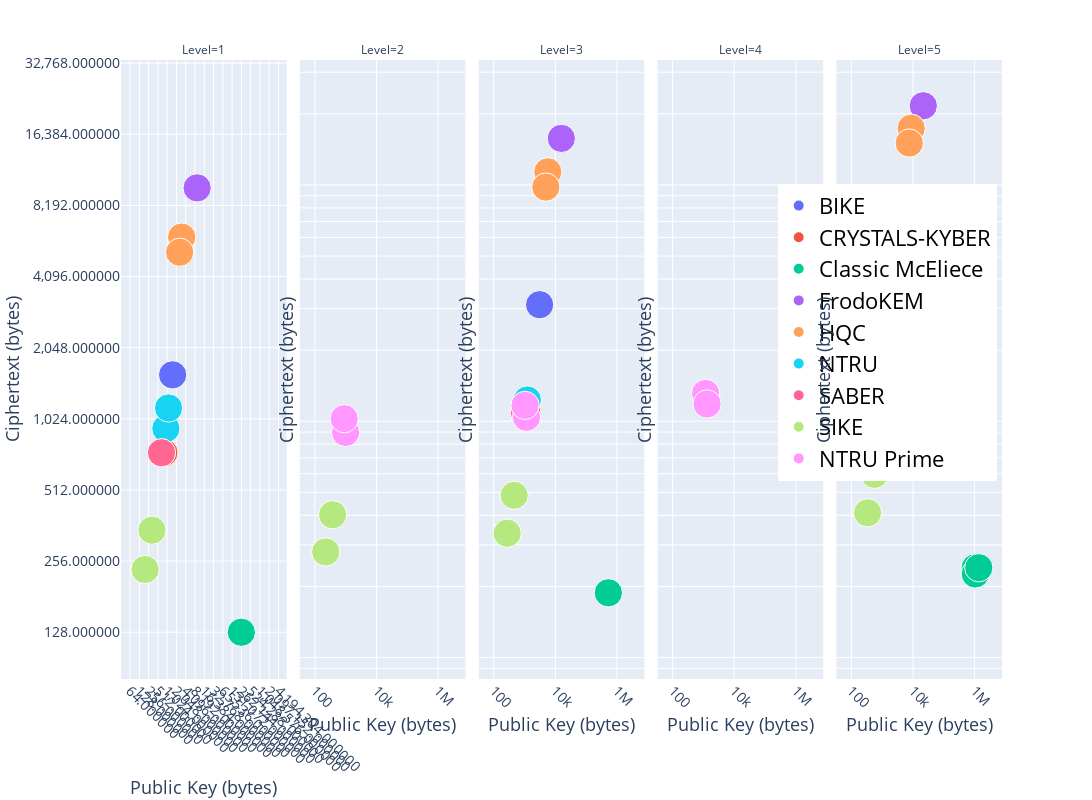
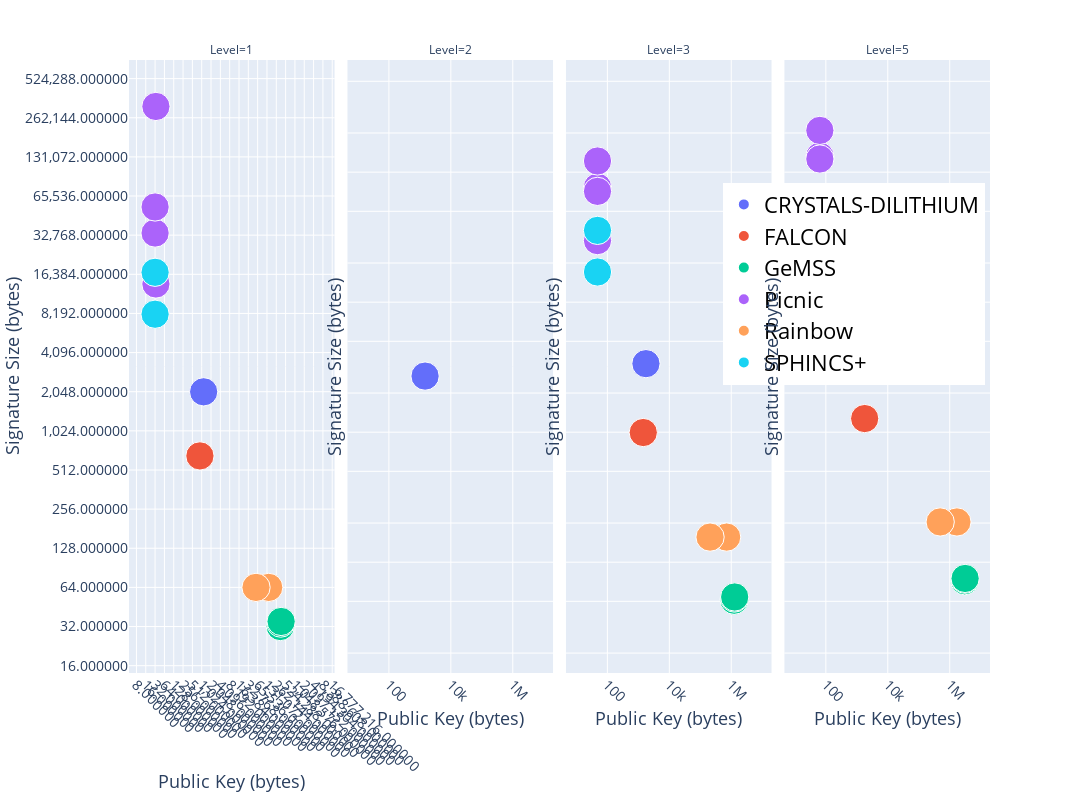

Notebook cell for these charts, in order:
### Code cell
from plotly.subplots import make_subplots

for sheet_name in ['KEM-PKE','DS']:
    data = pd.read_excel('/Users/kamyar/Downloads/PQC_Round_3_Parameter_Sets.xlsx', sheet_name=sheet_name).sort_values(by=['Level','Candidate', ])


    subfamilies = data['Subfamily'].unique()

    x_column = 'KEM Public Key Size' if sheet_name == 'KEM-PKE' else 'Public Key Size'
    y_column = 'KEM Ciphertext Size' if sheet_name == 'KEM-PKE' else 'Signature Size'



    fig = make_subplots(rows=1, cols=5)
    # fig = go.Figure()
    fig = px.scatter(data, 
        x=x_column, y=y_column,
        log_x=True, log_y=True, 
        color="Candidate",
        opacity=1,
        # size_max=12,
        size=[16 for _ in range(0, len(data))],
        facet_col="Level",
        width=1800, height=800,
        facet_col_spacing=0.015,
        # color_discrete_sequence=px.colors.qualitative.T10, 
        # hover_name='Candidate',
        # title='KEM Ciphertext size vs Public Key size',
        # labels={
        #     x_column: "Public Key (bytes)",
        #     y_column: "Ciphertext (bytes)",
        #     "Level": "Security Level"
        # },

    )

    # candidates = data['Candidate'].unique()
    # levels = range(1,6)

    # candidate_colors = data['Candidate'].map( {v:k for k,v in enumerate(candidates)} )

    # for lvl in levels:
    #     for cnd_idx,cnd in enumerate(candidates):
    #         trace_data = data[(data['Level'] == lvl) & (data['Candidate'] == cnd)]
    #         if len(trace_data) > 0:
    #             fig.add_trace(
    #                 go.Scatter(
    #                     x=trace_data[x_column], y=trace_data[y_column],
    #                     mode = "markers",
    #                     showlegend=True,
    #                     legendgroup=cnd,
    #                     name=f"{cnd} ({trace_data.iloc[0]['Subfamily']})",
    #                     # color_discrete_sequence=px.colors.qualitative.T10, 
    #                     # hover_name='Candidate',
    #                     marker_size = 12, #[ s*2 + 12  for s in  data['Level']],
    #                     marker_symbol = trace_data['Level'].map(level_to_symbols_map),
    #                     marker_color= px.colors.qualitative.T10[cnd_idx],
    #                     text = trace_data['Parameter Set'],
    #                     # marker_size = trace_data['Level'].map(level_to_size_map),
    #                     marker=dict(
    #                         # size=trace_data['Level'],
    #                         # sizemin=7,
    #                         # color=cnd_idx,
    #                         # sizeref=0.5,
    #                         opacity=1,
    #                         line=dict(width=0.5, color='black')
    #                     ),
    #                 ),
    #                 row=1, col=lvl
    #             )


    fig.update_layout(
        xaxis_type="log", yaxis_type="log",
        width=2400, height=800,
        xaxis = dict(
            tickmode = 'array',
            tickvals =[ 2**(3+i) for i in range(0,28) ],
            tickformat = ',f'
        ),
        yaxis = dict(
            tickmode = 'array',
            tickvals =[ 2**(3+i) for i in range(0,18) ],
            tickformat = ',f'
        ),
    )


    fig.update_xaxes(
        tickangle=45,
        title_text = 'Public Key (bytes)',
        title_standoff = 0,
        title_font=dict(
            size=18, 
            # family='Courier',
            # color='crimson'
        ),
        tickfont=dict(
            # family='Rockwell', 
            # color='crimson', 
            size=14
        ),

    )

    fig.update_yaxes(
        title_text = 'Ciphertext (bytes)' if sheet_name == 'KEM-PKE' else 'Signature Size (bytes)',
        title_standoff = 0,
        title_font=dict(
            size=18,
            # family='Courier', 
            # color='crimson'
        ),
        tickfont=dict(
            # family='Rockwell', 
            # color='crimson', 
            size=14
        ),
    )

    # fig.update_layout(
    #     margin=dict(l=0, r=0, t=0, b=0),
    # #     paper_bgcolor="LightSteelBlue",
    # )

    config={
        'displaylogo': False,
        'displayModeBar': True,
        'modeBarButtonsToRemove': ['hoverClosest3d', 'hoverClosestCartesian', 'hoverClosestGeo' , 'hoverClosestGl2d', 'hoverClosestPie' , 
            'lasso2d','toggleSpikelines',' hoverClosestCartesian', 'hoverCompareCartesian'], 
        'responsive': True
    }

    fig.update_layout(
        legend=dict(
            yanchor="top",
            y=0.80,
            xanchor="right",
            x=0.994,
            # itemsizing='constant',
            # traceorder='reversed+grouped',
            borderwidth=1,
            bordercolor='#ffffff',
            # title_font_family="Times New Roman",
            title_font_size=20,
            title = '',
            font=dict(
                # family="Courier",
                size=22,
                color="black"
            ),
        )
    )

    plot_name = f'plot_facets_{sheet_name.lower()}'

    fig.show(config=config)
    fig.write_html(f"{plot_name}.html", include_plotlyjs='directory',config=config)
    fig.write_image(f"{plot_name}.svg")
    fig.write_image(f"{plot_name}.pdf")

### Figure 1 — Plotly figure (JSON) as saved in the notebook; plotly's stock layout.template omitted (floating-point values rounded to 4 significant figures)
{"data": [{"hovertemplate": "Candidate=BIKE<br>Level=1<br>KEM Public Key Size=%{x}<br>KEM Ciphertext Size=%{y}<br>size=%{marker.size}<extra></extra>", "legendgroup": "BIKE", "marker": {"color": "#636efa", "opacity": 1, "size": [16], "sizemode": "area", "sizeref": 0.04, "symbol": "circle"}, "mode": "markers", "name": "BIKE", "orientation": "v", "showlegend": true, "type": "scatter", "x": [1540], "xaxis": "x", "y": [1572], "yaxis": "y"}, {"hovertemplate": "Candidate=BIKE<br>Level=3<br>KEM Public Key Size=%{x}<br>KEM Ciphertext Size=%{y}<br>size=%{marker.size}<extra></extra>", "legendgroup": "BIKE", "marker": {"color": "#636efa", "opacity": 1, "size": [16], "sizemode": "area", "sizeref": 0.04, "symbol": "circle"}, "mode": "markers", "name": "BIKE", "orientation": "v", "showlegend": false, "type": "scatter", "x": [3082], "xaxis": "x3", "y": [3114], "yaxis": "y3"}, {"hovertemplate": "Candidate=CRYSTALS-KYBER<br>Level=1<br>KEM Public Key Size=%{x}<br>KEM Ciphertext Size=%{y}<br>size=%{marker.size}<extra></extra>", "legendgroup": "CRYSTALS-KYBER", "marker": {"color": "#EF553B", "opacity": 1, "size": [16], "sizemode": "area", "sizeref": 0.04, "symbol": "circle"}, "mode": "markers", "name": "CRYSTALS-KYBER", "orientation": "v", "showlegend": true, "type": "scatter", "x": [800], "xaxis": "x", "y": [736], "yaxis": "y"}, {"hovertemplate": "Candidate=CRYSTALS-KYBER<br>Level=3<br>KEM Public Key Size=%{x}<br>KEM Ciphertext Size=%{y}<br>size=%{marker.size}<extra></extra>", "legendgroup": "CRYSTALS-KYBER", "marker": {"color": "#EF553B", "opacity": 1, "size": [16], "sizemode": "area", "sizeref": 0.04, "symbol": "circle"}, "mode": "markers", "name": "CRYSTALS-KYBER", "orientation": "v", "showlegend": false, "type": "scatter", "x": [1184], "xaxis": "x3", "y": [1088], "yaxis": "y3"}, {"hovertemplate": "Candidate=CRYSTALS-KYBER<br>Level=5<br>KEM Public Key Size=%{x}<br>KEM Ciphertext Size=%{y}<br>size=%{marker.size}<extra></extra>", "legendgroup": "CRYSTALS-KYBER", "marker": {"color": "#EF553B", "opacity": 1, "size": [16], "sizemode": "area", "sizeref": 0.04, "symbol": "circle"}, "mode": "markers", "name": "CRYSTALS-KYBER", "orientation": "v", "showlegend": false, "type": "scatter", "x": [1568], "xaxis": "x5", "y": [1568], "yaxis": "y5"}, {"hovertemplate": "Candidate=Classic McEliece<br>Level=1<br>KEM Public Key Size=%{x}<br>KEM Ciphertext Size=%{y}<br>size=%{marker.size}<extra></extra>", "legendgroup": "Classic McEliece", "marker": {"color": "#00cc96", "opacity": 1, "size": [16], "sizemode": "area", "sizeref": 0.04, "symbol": "circle"}, "mode": "markers", "name": "Classic McEliece", "orientation": "v", "showlegend": true, "type": "scatter", "x": [261120], "xaxis": "x", "y": [128], "yaxis": "y"}, {"hovertemplate": "Candidate=Classic McEliece<br>Level=3<br>KEM Public Key Size=%{x}<br>KEM Ciphertext Size=%{y}<br>size=%{marker.size}<extra></extra>", "legendgroup": "Classic McEliece", "marker": {"color": "#00cc96", "opacity": 1, "size": [16], "sizemode": "area", "sizeref": 0.04, "symbol": "circle"}, "mode": "markers", "name": "Classic McEliece", "orientation": "v", "showlegend": false, "type": "scatter", "x": [524160], "xaxis": "x3", "y": [188], "yaxis": "y3"}, {"hovertemplate": "Candidate=Classic McEliece<br>Level=5<br>KEM Public Key Size=%{x}<br>KEM Ciphertext Size=%{y}<br>size=%{marker.size}<extra></extra>", "legendgroup": "Classic McEliece", "marker": {"color": "#00cc96", "opacity": 1, "size": [16, 16, 16], "sizemode": "area", "sizeref": 0.04, "symbol": "circle"}, "mode": "markers", "name": "Classic McEliece", "orientation": "v", "showlegend": false, "type": "scatter", "x": [1044992, 1047319, 1357824], "xaxis": "x5", "y": [240, 226, 240], "yaxis": "y5"}, {"hovertemplate": "Candidate=FrodoKEM<br>Level=1<br>KEM Public Key Size=%{x}<br>KEM Ciphertext Size=%{y}<br>size=%{marker.size}<extra></extra>", "legendgroup": "FrodoKEM", "marker": {"color": "#ab63fa", "opacity": 1, "size": [16], "sizemode": "area", "sizeref": 0.04, "symbol": "circle"}, "mode": "markers", "name": "FrodoKEM", "orientation": "v", "showlegend": true, "type": "scatter", "x": [9616], "xaxis": "x", "y": [9720], "yaxis": "y"}, {"hovertemplate": "Candidate=FrodoKEM<br>Level=3<br>KEM Public Key Size=%{x}<br>KEM Ciphertext Size=%{y}<br>size=%{marker.size}<extra></extra>", "legendgroup": "FrodoKEM", "marker": {"color": "#ab63fa", "opacity": 1, "size": [16], "sizemode": "area", "sizeref": 0.04, "symbol": "circle"}, "mode": "markers", "name": "FrodoKEM", "orientation": "v", "showlegend": false, "type": "scatter", "x": [15632], "xaxis": "x3", "y": [15744], "yaxis": "y3"}, {"hovertemplate": "Candidate=FrodoKEM<br>Level=5<br>KEM Public Key Size=%{x}<br>KEM Ciphertext Size=%{y}<br>size=%{marker.size}<extra></extra>", "legendgroup": "FrodoKEM", "marker": {"color": "#ab63fa", "opacity": 1, "size": [16], "sizemode": "area", "sizeref": 0.04, "symbol": "circle"}, "mode": "markers", "name": "FrodoKEM", "orientation": "v", "showlegend": false, "type": "scatter", "x": [21520], "xaxis": "x5", "y": [21632], "yaxis": "y5"}, {"hovertemplate": "Candidate=HQC<br>Level=1<br>KEM Public Key Size=%{x}<br>KEM Ciphertext Size=%{y}<br>size=%{marker.size}<extra></extra>", "legendgroup": "HQC", "marker": {"color": "#FFA15A", "opacity": 1, "size": [16, 16], "sizemode": "area", "sizeref": 0.04, "symbol": "circle"}, "mode": "markers", "name": "HQC", "orientation": "v", "showlegend": true, "type": "scatter", "x": [3024, 2607], "xaxis": "x", "y": [6017, 5191], "yaxis": "y"}, {"hovertemplate": "Candidate=HQC<br>Level=3<br>KEM Public Key Size=%{x}<br>KEM Ciphertext Size=%{y}<br>size=%{marker.size}<extra></extra>", "legendgroup": "HQC", "marker": {"color": "#FFA15A", "opacity": 1, "size": [16, 16], "sizemode": "area", "sizeref": 0.04, "symbol": "circle"}, "mode": "markers", "name": "HQC", "orientation": "v", "showlegend": false, "type": "scatter", "x": [5690, 4906], "xaxis": "x3", "y": [11364, 9794], "yaxis": "y3"}, {"hovertemplate": "Candidate=HQC<br>Level=5<br>KEM Public Key Size=%{x}<br>KEM Ciphertext Size=%{y}<br>size=%{marker.size}<extra></extra>", "legendgroup": "HQC", "marker": {"color": "#FFA15A", "opacity": 1, "size": [16, 16], "sizemode": "area", "sizeref": 0.04, "symbol": "circle"}, "mode": "markers", "name": "HQC", "orientation": "v", "showlegend": false, "type": "scatter", "x": [8698, 7535], "xaxis": "x5", "y": [17379, 15047], "yaxis": "y5"}, {"hovertemplate": "Candidate=NTRU<br>Level=1<br>KEM Public Key Size=%{x}<br>KEM Ciphertext Size=%{y}<br>size=%{marker.size}<extra></extra>", "legendgroup": "NTRU", "marker": {"color": "#19d3f3", "opacity": 1, "size": [16, 16], "sizemode": "area", "sizeref": 0.04, "symbol": "circle"}, "mode": "markers", "name": "NTRU", "orientation": "v", "showlegend": true, "type": "scatter", "x": [931, 1138], "xaxis": "x", "y": [931, 1138], "yaxis": "y"}, {"hovertemplate": "Candidate=NTRU<br>Level=3<br>KEM Public Key Size=%{x}<br>KEM Ciphertext Size=%{y}<br>size=%{marker.size}<extra></extra>", "legendgroup": "NTRU", "marker": {"color": "#19d3f3", "opacity": 1, "size": [16], "sizemode": "area", "sizeref": 0.04, "symbol": "circle"}, "mode": "markers", "name": "NTRU", "orientation": "v", "showlegend": false, "type": "scatter", "x": [1230], "xaxis": "x3", "y": [1230], "yaxis": "y3"}, {"hovertemplate": "Candidate=SABER<br>Level=1<br>KEM Public Key Size=%{x}<br>KEM Ciphertext Size=%{y}<br>size=%{marker.size}<extra></extra>", "legendgroup": "SABER", "marker": {"color": "#FF6692", "opacity": 1, "size": [16], "sizemode": "area", "sizeref": 0.04, "symbol": "circle"}, "mode": "markers", "name": "SABER", "orientation": "v", "showlegend": true, "type": "scatter", "x": [672], "xaxis": "x", "y": [736], "yaxis": "y"}, {"hovertemplate": "Candidate=SABER<br>Level=3<br>KEM Public Key Size=%{x}<br>KEM Ciphertext Size=%{y}<br>size=%{marker.size}<extra></extra>", "legendgroup": "SABER", "marker": {"color": "#FF6692", "opacity": 1, "size": [16], "sizemode": "area", "sizeref": 0.04, "symbol": "circle"}, "mode": "markers", "name": "SABER", "orientation": "v", "showlegend": false, "type": "scatter", "x": [992], "xaxis": "x3", "y": [1088], "yaxis": "y3"}, {"hovertemplate": "Candidate=SABER<br>Level=5<br>KEM Public Key Size=%{x}<br>KEM Ciphertext Size=%{y}<br>size=%{marker.size}<extra></extra>", "legendgroup": "SABER", "marker": {"color": "#FF6692", "opacity": 1, "size": [16], "sizemode": "area", "sizeref": 0.04, "symbol": "circle"}, "mode": "markers", "name": "SABER", "orientation": "v", "showlegend": false, "type": "scatter", "x": [1312], "xaxis": "x5", "y": [1472], "yaxis": "y5"}, {"hovertemplate": "Candidate=SIKE<br>Level=1<br>KEM Public Key Size=%{x}<br>KEM Ciphertext Size=%{y}<br>size=%{marker.size}<extra></extra>", "legendgroup": "SIKE", "marker": {"color": "#B6E880", "opacity": 1, "size": [16, 16], "sizemode": "area", "sizeref": 0.04, "symbol": "circle"}, "mode": "markers", "name": "SIKE", "orientation": "v", "showlegend": true, "type": "scatter", "x": [330, 197], "xaxis": "x", "y": [346, 236], "yaxis": "y"}, {"hovertemplate": "Candidate=SIKE<br>Level=2<br>KEM Public Key Size=%{x}<br>KEM Ciphertext Size=%{y}<br>size=%{marker.size}<extra></extra>", "legendgroup": "SIKE", "marker": {"color": "#B6E880", "opacity": 1, "size": [16, 16], "sizemode": "area", "sizeref": 0.04, "symbol": "circle"}, "mode": "markers", "name": "SIKE", "orientation": "v", "showlegend": false, "type": "scatter", "x": [378, 225], "xaxis": "x2", "y": [402, 280], "yaxis": "y2"}, {"hovertemplate": "Candidate=SIKE<br>Level=3<br>KEM Public Key Size=%{x}<br>KEM Ciphertext Size=%{y}<br>size=%{marker.size}<extra></extra>", "legendgroup": "SIKE", "marker": {"color": "#B6E880", "opacity": 1, "size": [16, 16], "sizemode": "area", "sizeref": 0.04, "symbol": "circle"}, "mode": "markers", "name": "SIKE", "orientation": "v", "showlegend": false, "type": "scatter", "x": [462, 274], "xaxis": "x3", "y": [486, 336], "yaxis": "y3"}, {"hovertemplate": "Candidate=SIKE<br>Level=5<br>KEM Public Key Size=%{x}<br>KEM Ciphertext Size=%{y}<br>size=%{marker.size}<extra></extra>", "legendgroup": "SIKE", "marker": {"color": "#B6E880", "opacity": 1, "size": [16, 16], "sizemode": "area", "sizeref": 0.04, "symbol": "circle"}, "mode": "markers", "name": "SIKE", "orientation": "v", "showlegend": false, "type": "scatter", "x": [564, 335], "xaxis": "x5", "y": [596, 410], "yaxis": "y5"}, {"hovertemplate": "Candidate=NTRU Prime<br>Level=2<br>KEM Public Key Size=%{x}<br>KEM Ciphertext Size=%{y}<br>size=%{marker.size}<extra></extra>", "legendgroup": "NTRU Prime", "marker": {"color": "#FF97FF", "opacity": 1, "size": [16, 16], "sizemode": "area", "sizeref": 0.04, "symbol": "circle"}, "mode": "markers", "name": "NTRU Prime", "orientation": "v", "showlegend": true, "type": "scatter", "x": [994, 897], "xaxis": "x2", "y": [897, 1025], "yaxis": "y2"}, {"hovertemplate": "Candidate=NTRU Prime<br>Level=3<br>KEM Public Key Size=%{x}<br>KEM Ciphertext Size=%{y}<br>size=%{marker.size}<extra></extra>", "legendgroup": "NTRU Prime", "marker": {"color": "#FF97FF", "opacity": 1, "size": [16, 16], "sizemode": "area", "sizeref": 0.04, "symbol": "circle"}, "mode": "markers", "name": "NTRU Prime", "orientation": "v", "showlegend": false, "type": "scatter", "x": [1158, 1039], "xaxis": "x3", "y": [1039, 1167], "yaxis": "y3"}, {"hovertemplate": "Candidate=NTRU Prime<br>Level=4<br>KEM Public Key Size=%{x}<br>KEM Ciphertext Size=%{y}<br>size=%{marker.size}<extra></extra>", "legendgroup": "NTRU Prime", "marker": {"color": "#FF97FF", "opacity": 1, "size": [16, 16], "sizemode": "area", "sizeref": 0.04, "symbol": "circle"}, "mode": "markers", "name": "NTRU Prime", "orientation": "v", "showlegend": false, "type": "scatter", "x": [1184, 1322], "xaxis": "x4", "y": [1312, 1184], "yaxis": "y4"}], "layout": {"annotations": [{"font": {}, "showarrow": false, "text": "Level=1", "x": 0.094, "xanchor": "center", "xref": "paper", "y": 1, "yanchor": "bottom", "yref": "paper"}, {"font": {}, "showarrow": false, "text": "Level=2", "x": 0.297, "xanchor": "center", "xref": "paper", "y": 1, "yanchor": "bottom", "yref": "paper"}, {"font": {}, "showarrow": false, "text": "Level=3", "x": 0.5, "xanchor": "center", "xref": "paper", "y": 1, "yanchor": "bottom", "yref": "paper"}, {"font": {}, "showarrow": false, "text": "Level=4", "x": 0.703, "xanchor": "center", "xref": "paper", "y": 1, "yanchor": "bottom", "yref": "paper"}, {"font": {}, "showarrow": false, "text": "Level=5", "x": 0.906, "xanchor": "center", "xref": "paper", "y": 1, "yanchor": "bottom", "yref": "paper"}], "height": 800, "legend": {"bordercolor": "#ffffff", "borderwidth": 1, "font": {"color": "black", "size": 22}, "itemsizing": "constant", "title": {"text": ""}, "tracegroupgap": 0, "x": 0.994, "xanchor": "right", "y": 0.8, "yanchor": "top"}, "margin": {"t": 60}, "width": 2400, "xaxis": {"anchor": "y", "domain": [0, 0.188], "tickangle": 45, "tickfont": {"size": 14}, "tickformat": ",f", "tickmode": "array", "tickvals": [8, 16, 32, 64, 128, 256, 512, 1024, 2048, 4096, 8192, 16384, 32768, 65536, 131072, 262144, 524288, 1048576, 2097152, 4194304, 8388608, 16777216, 33554432, 67108864, 134217728, 268435456, 536870912, 1073741824], "title": {"font": {"size": 18}, "standoff": 0, "text": "Public Key (bytes)"}, "type": "log"}, "xaxis2": {"anchor": "y2", "domain": [0.203, 0.391], "matches": "x", "tickangle": 45, "tickfont": {"size": 14}, "title": {"font": {"size": 18}, "standoff": 0, "text": "Public Key (bytes)"}, "type": "log"}, "xaxis3": {"anchor": "y3", "domain": [0.406, 0.594], "matches": "x", "tickangle": 45, "tickfont": {"size": 14}, "title": {"font": {"size": 18}, "standoff": 0, "text": "Public Key (bytes)"}, "type": "log"}, "xaxis4": {"anchor": "y4", "domain": [0.609, 0.797], "matches": "x", "tickangle": 45, "tickfont": {"size": 14}, "title": {"font": {"size": 18}, "standoff": 0, "text": "Public Key (bytes)"}, "type": "log"}, "xaxis5": {"anchor": "y5", "domain": [0.812, 1], "matches": "x", "tickangle": 45, "tickfont": {"size": 14}, "title": {"font": {"size": 18}, "standoff": 0, "text": "Public Key (bytes)"}, "type": "log"}, "yaxis": {"anchor": "x", "domain": [0, 1], "tickfont": {"size": 14}, "tickformat": ",f", "tickmode": "array", "tickvals": [8, 16, 32, 64, 128, 256, 512, 1024, 2048, 4096, 8192, 16384, 32768, 65536, 131072, 262144, 524288, 1048576], "title": {"font": {"size": 18}, "standoff": 0, "text": "Ciphertext (bytes)"}, "type": "log"}, "yaxis2": {"anchor": "x2", "domain": [0, 1], "matches": "y", "showticklabels": false, "tickfont": {"size": 14}, "title": {"font": {"size": 18}, "standoff": 0, "text": "Ciphertext (bytes)"}, "type": "log"}, "yaxis3": {"anchor": "x3", "domain": [0, 1], "matches": "y", "showticklabels": false, "tickfont": {"size": 14}, "title": {"font": {"size": 18}, "standoff": 0, "text": "Ciphertext (bytes)"}, "type": "log"}, "yaxis4": {"anchor": "x4", "domain": [0, 1], "matches": "y", "showticklabels": false, "tickfont": {"size": 14}, "title": {"font": {"size": 18}, "standoff": 0, "text": "Ciphertext (bytes)"}, "type": "log"}, "yaxis5": {"anchor": "x5", "domain": [0, 1], "matches": "y", "showticklabels": false, "tickfont": {"size": 14}, "title": {"font": {"size": 18}, "standoff": 0, "text": "Ciphertext (bytes)"}, "type": "log"}}}

### Figure 2 — Plotly figure (JSON) as saved in the notebook; plotly's stock layout.template omitted (floating-point values rounded to 4 significant figures)
{"data": [{"hovertemplate": "Candidate=CRYSTALS-DILITHIUM<br>Level=1<br>Public Key Size=%{x}<br>Signature Size=%{y}<br>size=%{marker.size}<extra></extra>", "legendgroup": "CRYSTALS-DILITHIUM", "marker": {"color": "#636efa", "opacity": 1, "size": [16], "sizemode": "area", "sizeref": 0.04, "symbol": "circle"}, "mode": "markers", "name": "CRYSTALS-DILITHIUM", "orientation": "v", "showlegend": true, "type": "scatter", "x": [1184], "xaxis": "x", "y": [2044], "yaxis": "y"}, {"hovertemplate": "Candidate=CRYSTALS-DILITHIUM<br>Level=2<br>Public Key Size=%{x}<br>Signature Size=%{y}<br>size=%{marker.size}<extra></extra>", "legendgroup": "CRYSTALS-DILITHIUM", "marker": {"color": "#636efa", "opacity": 1, "size": [16], "sizemode": "area", "sizeref": 0.04, "symbol": "circle"}, "mode": "markers", "name": "CRYSTALS-DILITHIUM", "orientation": "v", "showlegend": false, "type": "scatter", "x": [1472], "xaxis": "x2", "y": [2701], "yaxis": "y2"}, {"hovertemplate": "Candidate=CRYSTALS-DILITHIUM<br>Level=3<br>Public Key Size=%{x}<br>Signature Size=%{y}<br>size=%{marker.size}<extra></extra>", "legendgroup": "CRYSTALS-DILITHIUM", "marker": {"color": "#636efa", "opacity": 1, "size": [16], "sizemode": "area", "sizeref": 0.04, "symbol": "circle"}, "mode": "markers", "name": "CRYSTALS-DILITHIUM", "orientation": "v", "showlegend": false, "type": "scatter", "x": [1760], "xaxis": "x3", "y": [3366], "yaxis": "y3"}, {"hovertemplate": "Candidate=FALCON<br>Level=1<br>Public Key Size=%{x}<br>Signature Size=%{y}<br>size=%{marker.size}<extra></extra>", "legendgroup": "FALCON", "marker": {"color": "#EF553B", "opacity": 1, "size": [16], "sizemode": "area", "sizeref": 0.04, "symbol": "circle"}, "mode": "markers", "name": "FALCON", "orientation": "v", "showlegend": true, "type": "scatter", "x": [897], "xaxis": "x", "y": [657], "yaxis": "y"}, {"hovertemplate": "Candidate=FALCON<br>Level=3<br>Public Key Size=%{x}<br>Signature Size=%{y}<br>size=%{marker.size}<extra></extra>", "legendgroup": "FALCON", "marker": {"color": "#EF553B", "opacity": 1, "size": [16], "sizemode": "area", "sizeref": 0.04, "symbol": "circle"}, "mode": "markers", "name": "FALCON", "orientation": "v", "showlegend": false, "type": "scatter", "x": [1441], "xaxis": "x3", "y": [994], "yaxis": "y3"}, {"hovertemplate": "Candidate=FALCON<br>Level=5<br>Public Key Size=%{x}<br>Signature Size=%{y}<br>size=%{marker.size}<extra></extra>", "legendgroup": "FALCON", "marker": {"color": "#EF553B", "opacity": 1, "size": [16], "sizemode": "area", "sizeref": 0.04, "symbol": "circle"}, "mode": "markers", "name": "FALCON", "orientation": "v", "showlegend": false, "type": "scatter", "x": [1793], "xaxis": "x4", "y": [1273], "yaxis": "y4"}, {"hovertemplate": "Candidate=GeMSS<br>Level=1<br>Public Key Size=%{x}<br>Signature Size=%{y}<br>size=%{marker.size}<extra></extra>", "legendgroup": "GeMSS", "marker": {"color": "#00cc96", "opacity": 1, "size": [16, 16, 16], "sizemode": "area", "sizeref": 0.04, "symbol": "circle"}, "mode": "markers", "name": "GeMSS", "orientation": "v", "showlegend": true, "type": "scatter", "x": [352190, 363610, 375210], "xaxis": "x", "y": [32, 34, 35], "yaxis": "y"}, {"hovertemplate": "Candidate=GeMSS<br>Level=3<br>Public Key Size=%{x}<br>Signature Size=%{y}<br>size=%{marker.size}<extra></extra>", "legendgroup": "GeMSS", "marker": {"color": "#00cc96", "opacity": 1, "size": [16, 16, 16], "sizemode": "area", "sizeref": 0.04, "symbol": "circle"}, "mode": "markers", "name": "GeMSS", "orientation": "v", "showlegend": false, "type": "scatter", "x": [1237960, 1264120, 1290540], "xaxis": "x3", "y": [51, 53, 54], "yaxis": "y3"}, {"hovertemplate": "Candidate=GeMSS<br>Level=5<br>Public Key Size=%{x}<br>Signature Size=%{y}<br>size=%{marker.size}<extra></extra>", "legendgroup": "GeMSS", "marker": {"color": "#00cc96", "opacity": 1, "size": [16, 16, 16], "sizemode": "area", "sizeref": 0.04, "symbol": "circle"}, "mode": "markers", "name": "GeMSS", "orientation": "v", "showlegend": false, "type": "scatter", "x": [3040700, 3087960, 3135590], "xaxis": "x4", "y": [72, 74, 75], "yaxis": "y4"}, {"hovertemplate": "Candidate=Picnic<br>Level=1<br>Public Key Size=%{x}<br>Signature Size=%{y}<br>size=%{marker.size}<extra></extra>", "legendgroup": "Picnic", "marker": {"color": "#ab63fa", "opacity": 1, "size": [16, 16, 16, 16], "sizemode": "area", "sizeref": 0.04, "symbol": "circle"}, "mode": "markers", "name": "Picnic", "orientation": "v", "showlegend": true, "type": "scatter", "x": [32, 32, 34, 34], "xaxis": "x", "y": [34032, 53961, 320161, 13802], "yaxis": "y"}, {"hovertemplate": "Candidate=Picnic<br>Level=3<br>Public Key Size=%{x}<br>Signature Size=%{y}<br>size=%{marker.size}<extra></extra>", "legendgroup": "Picnic", "marker": {"color": "#ab63fa", "opacity": 1, "size": [16, 16, 16, 16], "sizemode": "area", "sizeref": 0.04, "symbol": "circle"}, "mode": "markers", "name": "Picnic", "orientation": "v", "showlegend": false, "type": "scatter", "x": [48, 48, 48, 48], "xaxis": "x3", "y": [76772, 121845, 71179, 29750], "yaxis": "y3"}, {"hovertemplate": "Candidate=Picnic<br>Level=5<br>Public Key Size=%{x}<br>Signature Size=%{y}<br>size=%{marker.size}<extra></extra>", "legendgroup": "Picnic", "marker": {"color": "#ab63fa", "opacity": 1, "size": [16, 16, 16, 16], "sizemode": "area", "sizeref": 0.04, "symbol": "circle"}, "mode": "markers", "name": "Picnic", "orientation": "v", "showlegend": false, "type": "scatter", "x": [64, 64, 64, 64], "xaxis": "x4", "y": [132856, 209506, 126286, 54732], "yaxis": "y4"}, {"hovertemplate": "Candidate=Rainbow<br>Level=1<br>Public Key Size=%{x}<br>Signature Size=%{y}<br>size=%{marker.size}<extra></extra>", "legendgroup": "Rainbow", "marker": {"color": "#FFA15A", "opacity": 1, "size": [16, 16], "sizemode": "area", "sizeref": 0.04, "symbol": "circle"}, "mode": "markers", "name": "Rainbow", "orientation": "v", "showlegend": true, "type": "scatter", "x": [149000, 58100], "xaxis": "x", "y": [64, 64], "yaxis": "y"}, {"hovertemplate": "Candidate=Rainbow<br>Level=3<br>Public Key Size=%{x}<br>Signature Size=%{y}<br>size=%{marker.size}<extra></extra>", "legendgroup": "Rainbow", "marker": {"color": "#FFA15A", "opacity": 1, "size": [16, 16], "sizemode": "area", "sizeref": 0.04, "symbol": "circle"}, "mode": "markers", "name": "Rainbow", "orientation": "v", "showlegend": false, "type": "scatter", "x": [710600, 206700], "xaxis": "x3", "y": [156, 156], "yaxis": "y3"}, {"hovertemplate": "Candidate=Rainbow<br>Level=5<br>Public Key Size=%{x}<br>Signature Size=%{y}<br>size=%{marker.size}<extra></extra>", "legendgroup": "Rainbow", "marker": {"color": "#FFA15A", "opacity": 1, "size": [16, 16], "sizemode": "area", "sizeref": 0.04, "symbol": "circle"}, "mode": "markers", "name": "Rainbow", "orientation": "v", "showlegend": false, "type": "scatter", "x": [1705500, 491900], "xaxis": "x4", "y": [204, 204], "yaxis": "y4"}, {"hovertemplate": "Candidate=SPHINCS+<br>Level=1<br>Public Key Size=%{x}<br>Signature Size=%{y}<br>size=%{marker.size}<extra></extra>", "legendgroup": "SPHINCS+", "marker": {"color": "#19d3f3", "opacity": 1, "size": [16, 16], "sizemode": "area", "sizeref": 0.04, "symbol": "circle"}, "mode": "markers", "name": "SPHINCS+", "orientation": "v", "showlegend": true, "type": "scatter", "x": [32, 32], "xaxis": "x", "y": [8080, 16976], "yaxis": "y"}, {"hovertemplate": "Candidate=SPHINCS+<br>Level=3<br>Public Key Size=%{x}<br>Signature Size=%{y}<br>size=%{marker.size}<extra></extra>", "legendgroup": "SPHINCS+", "marker": {"color": "#19d3f3", "opacity": 1, "size": [16, 16], "sizemode": "area", "sizeref": 0.04, "symbol": "circle"}, "mode": "markers", "name": "SPHINCS+", "orientation": "v", "showlegend": false, "type": "scatter", "x": [48, 48], "xaxis": "x3", "y": [17064, 35664], "yaxis": "y3"}, {"hovertemplate": "Candidate=SPHINCS+<br>Level=5<br>Public Key Size=%{x}<br>Signature Size=%{y}<br>size=%{marker.size}<extra></extra>", "legendgroup": "SPHINCS+", "marker": {"color": "#19d3f3", "opacity": 1, "size": [16, 16], "sizemode": "area", "sizeref": 0.04, "symbol": "circle"}, "mode": "markers", "name": "SPHINCS+", "orientation": "v", "showlegend": false, "type": "scatter", "x": [64, 64], "xaxis": "x4", "y": [29792, 49216], "yaxis": "y4"}], "layout": {"annotations": [{"font": {}, "showarrow": false, "text": "Level=1", "x": 0.1194, "xanchor": "center", "xref": "paper", "y": 1, "yanchor": "bottom", "yref": "paper"}, {"font": {}, "showarrow": false, "text": "Level=2", "x": 0.3731, "xanchor": "center", "xref": "paper", "y": 1, "yanchor": "bottom", "yref": "paper"}, {"font": {}, "showarrow": false, "text": "Level=3", "x": 0.6269, "xanchor": "center", "xref": "paper", "y": 1, "yanchor": "bottom", "yref": "paper"}, {"font": {}, "showarrow": false, "text": "Level=5", "x": 0.8806, "xanchor": "center", "xref": "paper", "y": 1, "yanchor": "bottom", "yref": "paper"}], "height": 800, "legend": {"bordercolor": "#ffffff", "borderwidth": 1, "font": {"color": "black", "size": 22}, "itemsizing": "constant", "title": {"text": ""}, "tracegroupgap": 0, "x": 0.994, "xanchor": "right", "y": 0.8, "yanchor": "top"}, "margin": {"t": 60}, "width": 2400, "xaxis": {"anchor": "y", "domain": [0, 0.2387], "tickangle": 45, "tickfont": {"size": 14}, "tickformat": ",f", "tickmode": "array", "tickvals": [8, 16, 32, 64, 128, 256, 512, 1024, 2048, 4096, 8192, 16384, 32768, 65536, 131072, 262144, 524288, 1048576, 2097152, 4194304, 8388608, 16777216, 33554432, 67108864, 134217728, 268435456, 536870912, 1073741824], "title": {"font": {"size": 18}, "standoff": 0, "text": "Public Key (bytes)"}, "type": "log"}, "xaxis2": {"anchor": "y2", "domain": [0.2537, 0.4925], "matches": "x", "tickangle": 45, "tickfont": {"size": 14}, "title": {"font": {"size": 18}, "standoff": 0, "text": "Public Key (bytes)"}, "type": "log"}, "xaxis3": {"anchor": "y3", "domain": [0.5075, 0.7462], "matches": "x", "tickangle": 45, "tickfont": {"size": 14}, "title": {"font": {"size": 18}, "standoff": 0, "text": "Public Key (bytes)"}, "type": "log"}, "xaxis4": {"anchor": "y4", "domain": [0.7612, 1], "matches": "x", "tickangle": 45, "tickfont": {"size": 14}, "title": {"font": {"size": 18}, "standoff": 0, "text": "Public Key (bytes)"}, "type": "log"}, "yaxis": {"anchor": "x", "domain": [0, 1], "tickfont": {"size": 14}, "tickformat": ",f", "tickmode": "array", "tickvals": [8, 16, 32, 64, 128, 256, 512, 1024, 2048, 4096, 8192, 16384, 32768, 65536, 131072, 262144, 524288, 1048576], "title": {"font": {"size": 18}, "standoff": 0, "text": "Signature Size (bytes)"}, "type": "log"}, "yaxis2": {"anchor": "x2", "domain": [0, 1], "matches": "y", "showticklabels": false, "tickfont": {"size": 14}, "title": {"font": {"size": 18}, "standoff": 0, "text": "Signature Size (bytes)"}, "type": "log"}, "yaxis3": {"anchor": "x3", "domain": [0, 1], "matches": "y", "showticklabels": false, "tickfont": {"size": 14}, "title": {"font": {"size": 18}, "standoff": 0, "text": "Signature Size (bytes)"}, "type": "log"}, "yaxis4": {"anchor": "x4", "domain": [0, 1], "matches": "y", "showticklabels": false, "tickfont": {"size": 14}, "title": {"font": {"size": 18}, "standoff": 0, "text": "Signature Size (bytes)"}, "type": "log"}}}
